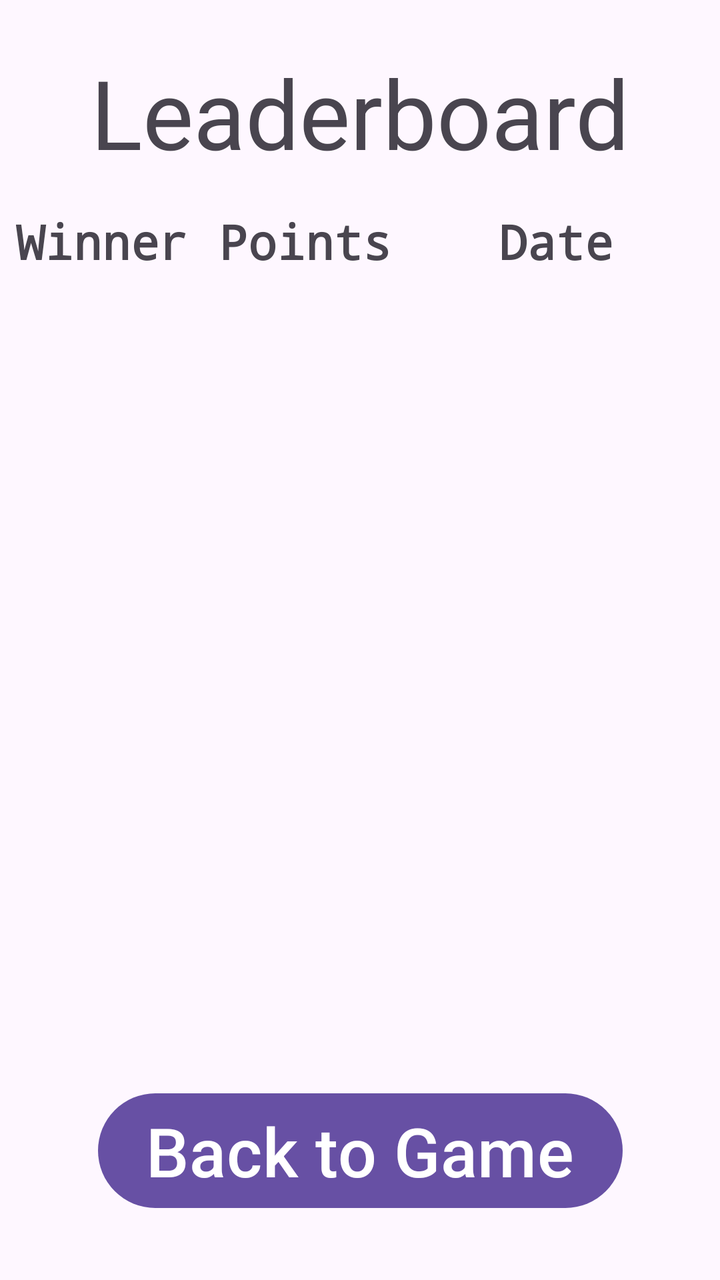
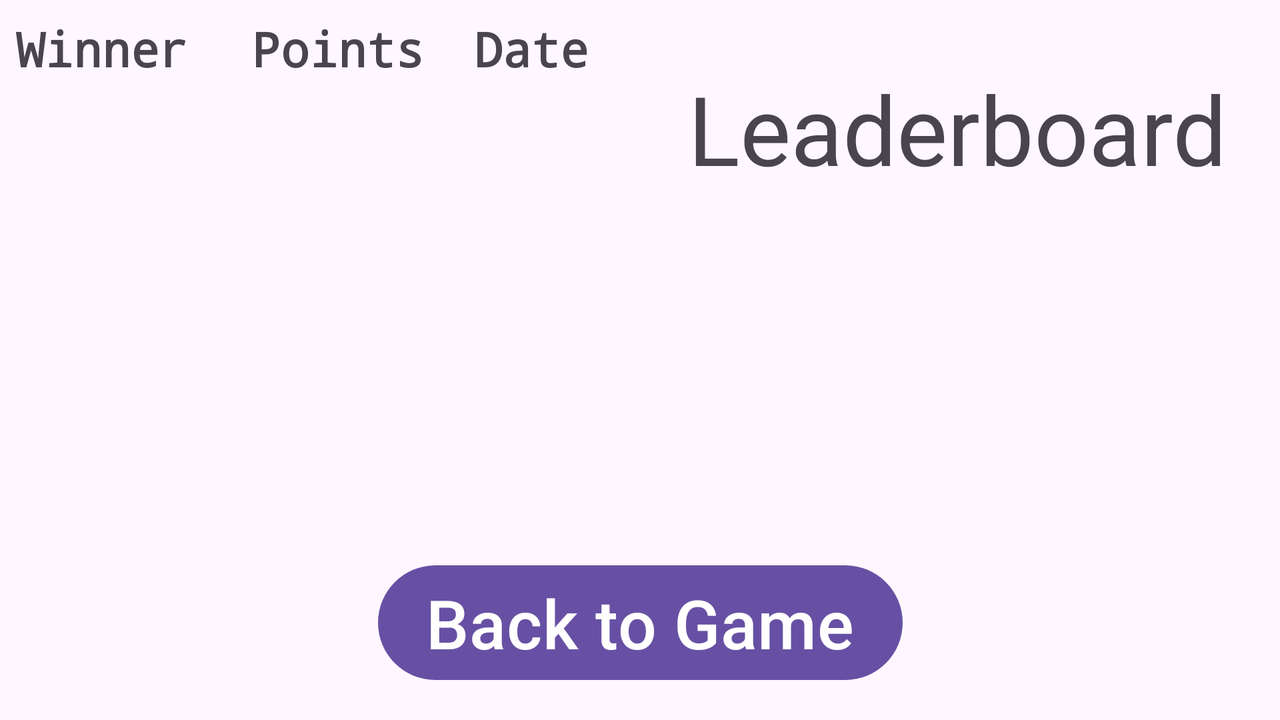

An Android layout and its configuration variant, each rendered on a device that would load it. The default file and the variant file are quoted in full after the pictures.
<!-- AndroidManifest.xml: application theme Theme.PIGDice -->
<!-- res/layout/activity_leaderboard.xml -->
<?xml version="1.0" encoding="utf-8"?>
<androidx.constraintlayout.widget.ConstraintLayout xmlns:android="http://schemas.android.com/apk/res/android"
    xmlns:app="http://schemas.android.com/apk/res-auto"
    xmlns:tools="http://schemas.android.com/tools"
    android:id="@+id/main"
    android:layout_width="match_parent"
    android:layout_height="match_parent"
    tools:context=".Leaderboard">

    <TextView
        android:id="@+id/textView7"
        android:layout_width="wrap_content"
        android:layout_height="wrap_content"
        android:text="@string/points"
        android:textSize="24sp"
        android:textStyle="bold"
        android:typeface="monospace"
        app:layout_constraintBaseline_toBaselineOf="@+id/textView5"
        app:layout_constraintEnd_toEndOf="parent"
        app:layout_constraintHorizontal_bias="0.4"
        app:layout_constraintStart_toStartOf="parent" />

    <TextView
        android:id="@+id/textView8"
        android:layout_width="wrap_content"
        android:layout_height="wrap_content"
        android:text="@string/date"
        android:textSize="24sp"
        android:textStyle="bold"
        android:typeface="monospace"
        app:layout_constraintBaseline_toBaselineOf="@+id/textView5"
        app:layout_constraintEnd_toEndOf="parent"
        app:layout_constraintStart_toEndOf="@+id/textView7" />

    <TextView
        android:id="@+id/textView4"
        android:layout_width="wrap_content"
        android:layout_height="wrap_content"
        android:layout_marginTop="24dp"
        android:text="@string/leaderboard"
        android:textSize="48sp"
        app:layout_constraintEnd_toEndOf="parent"
        app:layout_constraintStart_toStartOf="parent"
        app:layout_constraintTop_toTopOf="parent" />

    <Button
        android:id="@+id/button3"
        android:layout_width="wrap_content"
        android:layout_height="wrap_content"
        android:layout_marginBottom="32dp"
        android:onClick="btnBackOnPress"
        android:text="@string/back_to_game"
        android:textSize="34sp"
        android:visibility="visible"
        app:layout_constraintBottom_toBottomOf="parent"
        app:layout_constraintEnd_toEndOf="parent"
        app:layout_constraintStart_toStartOf="parent" />

    <androidx.recyclerview.widget.RecyclerView
        android:id="@+id/leaderboardRecycler"
        android:layout_width="0dp"
        android:layout_height="0dp"
        android:layout_marginStart="8dp"
        android:layout_marginTop="8dp"
        android:layout_marginEnd="8dp"
        android:layout_marginBottom="150dp"
        app:layout_constraintBottom_toTopOf="@+id/button3"
        app:layout_constraintEnd_toEndOf="parent"
        app:layout_constraintStart_toStartOf="parent"
        app:layout_constraintTop_toBottomOf="@+id/textView5" />

    <TextView
        android:id="@+id/textView5"
        android:layout_width="wrap_content"
        android:layout_height="wrap_content"
        android:layout_marginStart="8dp"
        android:layout_marginTop="16dp"
        android:text="@string/winner"
        android:textSize="24sp"
        android:textStyle="bold"
        android:typeface="monospace"
        app:layout_constraintStart_toStartOf="parent"
        app:layout_constraintTop_toBottomOf="@+id/textView4"
        tools:ignore="HardcodedText" />

</androidx.constraintlayout.widget.ConstraintLayout>
<!-- resources referenced by this layout -->
<resources>
  <string name="back_to_game">Back to Game</string>
  <string name="date">Date</string>
  <string name="leaderboard">Leaderboard</string>
  <string name="points">Points</string>
  <string name="winner">Winner</string>
  <style name="Theme.PIGDice" parent="Base.Theme.PIGDice" />
  <style name="Base.Theme.PIGDice" parent="Theme.Material3.DayNight.NoActionBar">
          
          
      </style>
</resources>
<!-- res/layout-land/activity_leaderboard.xml (the repository's variant of the layout above) -->
<!-- drawn on the phone turned sideways -->
<?xml version="1.0" encoding="utf-8"?>
<androidx.constraintlayout.widget.ConstraintLayout xmlns:android="http://schemas.android.com/apk/res/android"
    xmlns:app="http://schemas.android.com/apk/res-auto"
    xmlns:tools="http://schemas.android.com/tools"
    android:id="@+id/main"
    android:layout_width="match_parent"
    android:layout_height="match_parent"
    tools:context=".Leaderboard">

    <TextView
        android:id="@+id/textView7"
        android:layout_width="87dp"
        android:layout_height="wrap_content"
        android:layout_marginStart="32dp"
        android:text="@string/points"
        android:textSize="24sp"
        android:textStyle="bold"
        android:typeface="monospace"
        app:layout_constraintBaseline_toBaselineOf="@+id/textView5"
        app:layout_constraintStart_toEndOf="@+id/textView5" />

    <TextView
        android:id="@+id/textView8"
        android:layout_width="wrap_content"
        android:layout_height="wrap_content"
        android:layout_marginStart="24dp"
        android:text="@string/date"
        android:textSize="24sp"
        android:textStyle="bold"
        android:typeface="monospace"
        app:layout_constraintBaseline_toBaselineOf="@+id/textView5"
        app:layout_constraintStart_toEndOf="@+id/textView7" />

    <TextView
        android:id="@+id/textView4"
        android:layout_width="wrap_content"
        android:layout_height="wrap_content"
        android:layout_marginTop="32dp"
        android:text="@string/leaderboard"
        android:textSize="48sp"
        app:layout_constraintEnd_toEndOf="parent"
        app:layout_constraintHorizontal_bias="0.65"
        app:layout_constraintStart_toEndOf="@+id/textView8"
        app:layout_constraintTop_toTopOf="parent" />

    <Button
        android:id="@+id/button3"
        android:layout_width="wrap_content"
        android:layout_height="wrap_content"
        android:layout_marginBottom="16dp"
        android:onClick="btnBackOnPress"
        android:text="@string/back_to_game"
        android:textSize="34sp"
        android:visibility="visible"
        app:layout_constraintBottom_toBottomOf="parent"
        app:layout_constraintEnd_toEndOf="parent"
        app:layout_constraintStart_toStartOf="parent" />

    <androidx.recyclerview.widget.RecyclerView
        android:id="@+id/leaderboardRecycler"
        android:layout_width="0dp"
        android:layout_height="0dp"
        android:layout_marginStart="8dp"
        android:layout_marginTop="8dp"
        android:layout_marginEnd="8dp"
        android:layout_marginBottom="8dp"
        app:layout_constraintBottom_toTopOf="@+id/button3"
        app:layout_constraintEnd_toEndOf="parent"
        app:layout_constraintHorizontal_bias="0.0"
        app:layout_constraintStart_toStartOf="parent"
        app:layout_constraintTop_toBottomOf="@+id/textView5"
        app:layout_constraintVertical_bias="0.468" />

    <TextView
        android:id="@+id/textView5"
        android:layout_width="wrap_content"
        android:layout_height="wrap_content"
        android:layout_marginStart="8dp"
        android:layout_marginTop="8dp"
        android:text="@string/winner"
        android:textSize="24sp"
        android:textStyle="bold"
        android:typeface="monospace"
        app:layout_constraintStart_toStartOf="parent"
        app:layout_constraintTop_toTopOf="parent"
        tools:ignore="HardcodedText" />

</androidx.constraintlayout.widget.ConstraintLayout>
